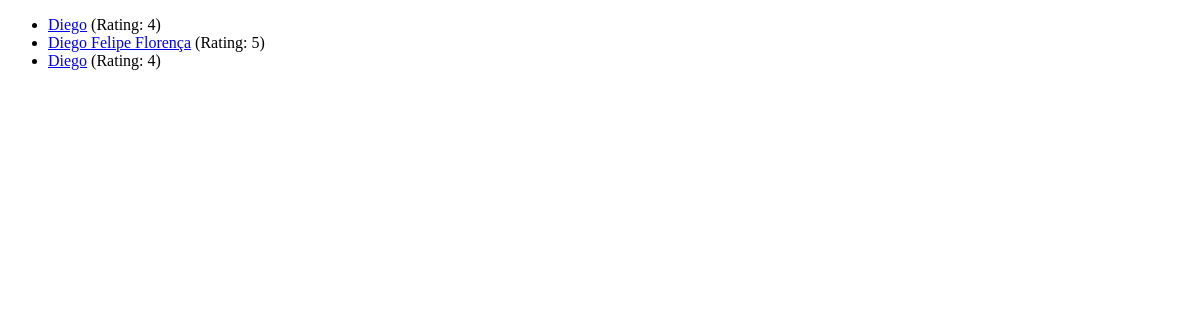
Page /reviews on the earlier database version.
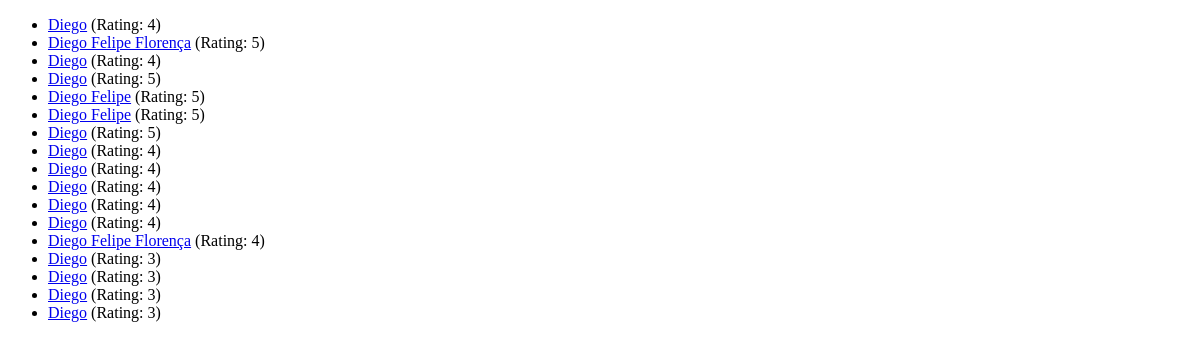
Same page on the later database version.
### reviews/models.py (models this page shows)
class Review(models.Model):
    user_name = models.CharField(max_length=100)
    review_text = models.TextField(max_length=200)
    rating = models.IntegerField(validators=[MinValueValidator(1), MaxValueValidator(5)])

### reviews/views.py (the view)
# urls.py: path("reviews", views.ReviewsListView.as_view()),
class ReviewsListView(ListView):
    template_name = "reviews/reviews_list.html"
    model = Review
    context_object_name = "reviews"

### reviews/templates/reviews/reviews_list.html (shortened to what this page needs)
{% extends "base.html" %}
{% block content %}
    <ul>
        {% for review in reviews %}
            <li>
                <a href="{% url "single-review" review.id %}">{{ review.user_name}}</a> (Rating: {{ review.rating }})</li>
        {% endfor %}
    </ul>
{% endblock content %}

### templates/base.html (shortened to what this page needs)
<!DOCTYPE html>
<html lang="en">
  <head>
  </head>
  <body>
    {% block content %}{% endblock content %}
  </body>
</html>

Differences in the rows shown:
added Review: user_name "Diego", rating "5"
added Review: user_name "Diego Felipe", rating "5"
added Review: user_name "Diego Felipe", rating "5"
added Review: user_name "Diego", rating "5"
added Review: user_name "Diego", rating "4"
added Review: user_name "Diego", rating "4"
added Review: user_name "Diego", rating "4"
added Review: user_name "Diego", rating "4"
added Review: user_name "Diego", rating "4"
added Review: user_name "Diego Felipe Florença", rating "4"
added Review: user_name "Diego", rating "3"
added Review: user_name "Diego", rating "3"
added Review: user_name "Diego", rating "3"
added Review: user_name "Diego", rating "3"
